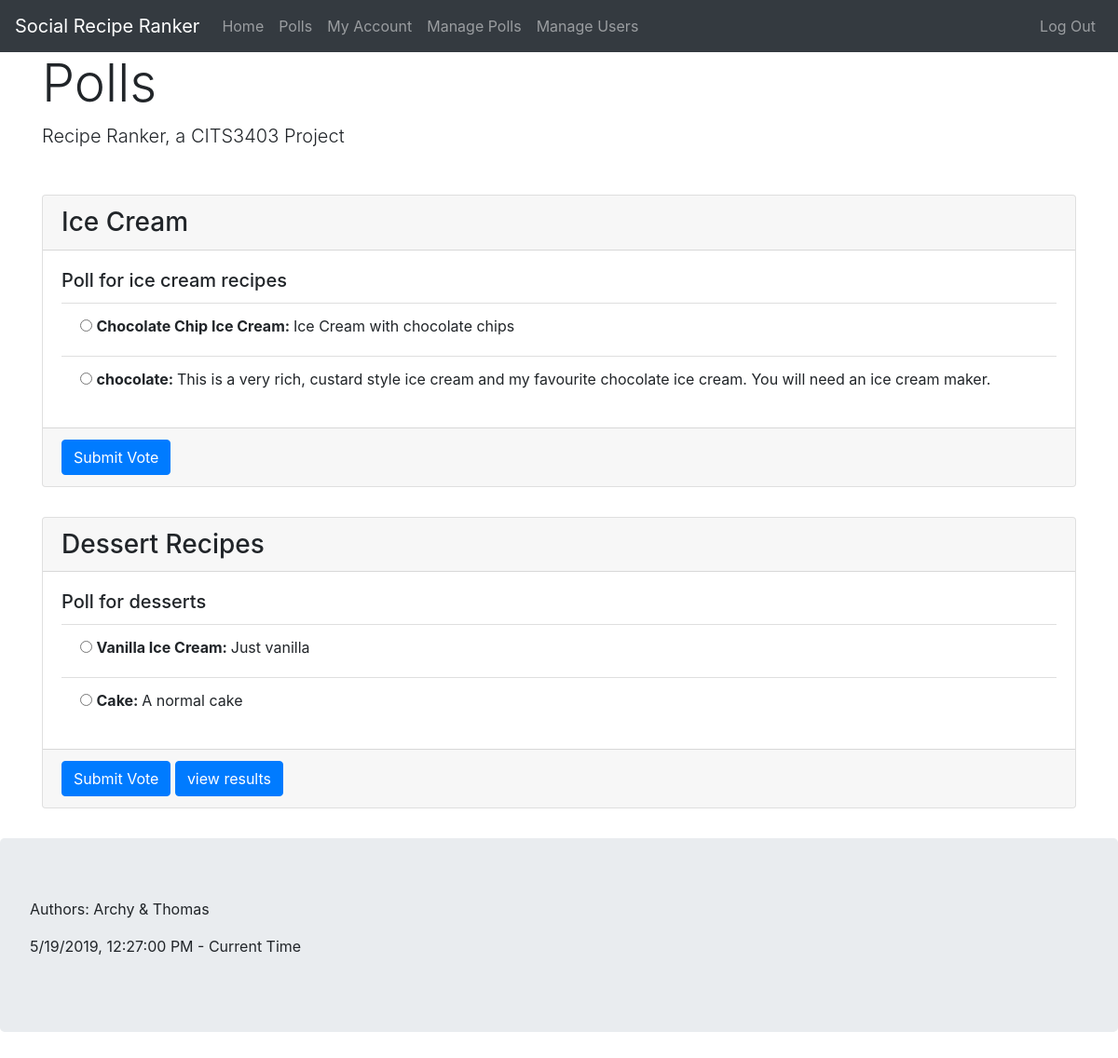
/polls (signed in), run on the app's committed database.
### app/models.py (models this page shows, shortened)
class Poll(db.Model):
    id = db.Column(db.Integer, primary_key=True)
    name = db.Column(db.String(64), nullable=False, index=True)
    description = db.Column(db.String(256), nullable=True)
    date_created = db.Column(db.DateTime, nullable=False, index=True, default=datetime.utcnow)
    creator_id = db.Column(db.Integer, db.ForeignKey('user.id'), nullable=False)
    recipes = db.relationship("Recipe", backref='poll', lazy='dynamic')
    votes = db.relationship("Vote", backref='poll', lazy='dynamic')

class Recipe(db.Model):
    id = db.Column(db.Integer, primary_key=True)
    name = db.Column(db.String(64), nullable=False, index=True)
    description = db.Column(db.String(256), nullable=True)
    date_added = db.Column(db.DateTime, nullable=False, index=True, default=datetime.utcnow)
    contributor_id = db.Column(db.Integer, db.ForeignKey('user.id'), nullable=False)
    poll_id = db.Column(db.Integer, db.ForeignKey('poll.id'), nullable=False)
    votes = db.relationship("Vote", backref='recipe', lazy='dynamic')

### app/routes.py (the view)
@app.route('/polls')
@login_required
def polls():
    return render_template('polls.html', title='Polls', polls=Poll, votes=Vote)

### app/models.py (called while the page is built)
@login_manager.user_loader
def load_user(id):
    return User.query.get(int(id))

### app/templates/polls.html
{% extends "base.html" %}
{% block content %}
<div class="row">
    <section class="col">
        {% for p in polls.query.order_by(polls.date_created) %}
        <div class="card">
            <form method="POST" id="voteForm{{ p.id }}">
                <h3 class="card-header">{{ p.name }}</h3>
                <div class="card-body">
                    <h5 class="card-title">{{ p.description }}</h5>
                    <ul class="list-group list-group-flush">
                        {% for r in p.recipes.all() %}
                        <li class="list-group-item">
                            <div class="radio">
                                <label>
                                    <input type="radio" name="recipe-vote{{ p.id }}" value="{{ r.id }}">
                                    <strong> {{ r.name }}: </strong>{{ r.description }}
                                </label>
                            </div>
                        </li>
                        {% endfor %}
                    </ul>
                </div>
                <div class="card-footer">
                    <button type="button" onclick="submitVote('{{ p.id }}')" class="btn btn-primary">Submit
                        Vote</button>
                    {% if votes.query.filter_by(user_id=current_user.id, poll_id=p.id).first() %}
                    <a type="button" class="btn btn-primary" href='{{ url_for("poll_result", poll_id=p.id) }}'>view
                        results</a>
                    {% endif %}
                </div>
            </form>
        </div>
        {% endfor %}
    </section>
</div>
{% endblock %}

### app/static/css/style.css (style rules this page uses)
.card { width: 100%; margin-top: 2rem; margin-bottom: 2rem; }

### data on the page
Poll: name "Ice Cream", description "Poll for ice cream recipes"
Recipe: name "Chocolate Chip Ice Cream", description "Ice Cream with chocolate chips"
Recipe: name "chocolate", description "This is a very rich, custard style ice cream and my favourite chocolate ice cream. You will need an ice cream maker."
Poll: name "Dessert Recipes", description "Poll for desserts"
Recipe: name "Vanilla Ice Cream", description "Just vanilla"
Recipe: name "Cake", description "A normal cake"

### other printed values
{{ title }} "Polls"
